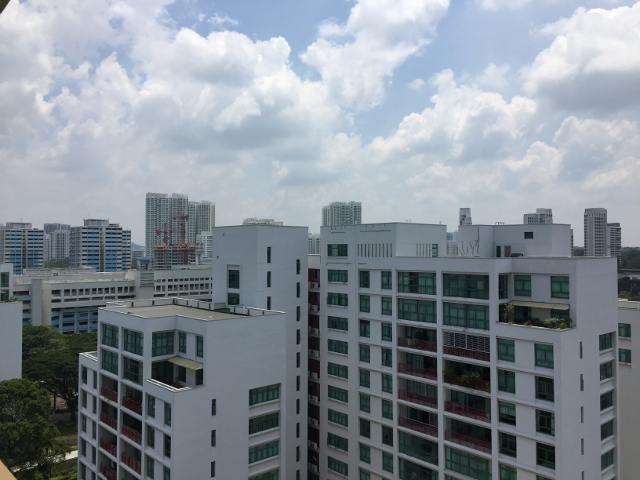
#> input picture data/yard/im01.jpg, 640 x 480 px, found by its file name
$ jupyter execute --allow-errors 02_sift_vs_orb.ipynb
#> lines starting #> are read from the running program, lines starting #| are printed output that depends on the picture
### src/features.py
"""
features.py — SIFT 特征提取与匹配
===================================
用 OpenCV 的 SIFT 替代原项目的外部 C 可执行文件 (siftWin32)。
匹配策略升级：FLANN + Lowe's ratio test，比原项目的简单最近邻更稳健。

原 MATLAB 对应：
  sift.m, find_all_matches.m, showkeys.m, showdescriptor.m

改进：
  - cv2.SIFT_create() 替代 tmp.pgm → siftWin32 → tmp.key 的管道
  - FLANN (Fast Library for Approximate Nearest Neighbors) 替代暴力匹配
  - Lowe's ratio test 过滤错误匹配（原项目没做）
  - 返回命名元组，而非松散数组
"""

import cv2
import numpy as np
from typing import List, Tuple, Optional, NamedTuple


# ---------------------------------------------------------------------------
# 数据结构
# ---------------------------------------------------------------------------

class SIFTResult(NamedTuple):
    """SIFT 提取结果"""
    keypoints: List[cv2.KeyPoint]   # 关键点列表（OpenCV KeyPoint 对象）
    descriptors: np.ndarray          # 描述子矩阵，shape (N, 128)，dtype=float32
    image: np.ndarray                # 灰度图像


class MatchResult(NamedTuple):
    """特征匹配结果"""
    src_pts: np.ndarray    # 源图像匹配点坐标，shape (M, 2)
    dst_pts: np.ndarray    # 目标图像匹配点坐标，shape (M, 2)
    good_matches: list     # OpenCV DMatch 列表（ratio test 通过的）
    all_matches: list      # 全部匹配（未过滤）


# ---------------------------------------------------------------------------
# SIFT 特征提取
# ---------------------------------------------------------------------------

# [46 lines left out: function extract_sift, not called in this run]


# ---------------------------------------------------------------------------
# 特征匹配
# ---------------------------------------------------------------------------

def match_features(desc1: np.ndarray, desc2: np.ndarray,
                   ratio_thresh: float = 0.75,
                   cross_check: bool = True) -> MatchResult:
    """
    FLANN 特征匹配 + Lowe's ratio test。

    原 MATLAB find_all_matches.m 的做法：
      1. 对 im2 的每个描述子，在 im1 中找最近邻
      2. 保证一对一匹配（冲突时保留距离更近的）
    没有 ratio test，这意味着大量错误匹配会混进来。

    这里的改进：
      1. FLANN 索引 → 对每个描述子找 2 个最近邻
      2. Lowe's ratio test: d1/d2 < ratio_thresh 才保留
      3. 可选双向匹配（cross-check）

    Parameters
    ----------
    desc1, desc2 : np.ndarray
        描述子矩阵，每行一个 128 维向量
    ratio_thresh : float
        Lowe's ratio: 第一近邻距离 / 第二近邻距离 的阈值
        0.75 是 SIFT 原论文推荐值
    cross_check : bool
        是否做双向匹配验证

    Returns
    -------
    MatchResult
        .src_pts, .dst_pts : 匹配点坐标（需要调用者填入实际坐标）
        .good_matches       : FLANN 匹配结果
        .all_matches        : ratio test 前的全部匹配
    """
    # 描述子需要是 float32
    desc1 = np.float32(desc1)
    desc2 = np.float32(desc2)

    # FLANN 参数（针对 SIFT 描述子优化）
    FLANN_INDEX_KDTREE = 1
    index_params = dict(algorithm=FLANN_INDEX_KDTREE, trees=5)
    search_params = dict(checks=50)

    flann = cv2.FlannBasedMatcher(index_params, search_params)

    # 对每个描述子找 2 个最近邻
    matches_raw = flann.knnMatch(desc1, desc2, k=2)

    # Lowe's ratio test
    good_matches = []
    for m, n in matches_raw:
        if m.distance < ratio_thresh * n.distance:
            good_matches.append(m)

    # 双向匹配验证
    if cross_check:
        matches_rev = flann.knnMatch(desc2, desc1, k=2)
        good_rev = []
        for m, n in matches_rev:
            if m.distance < ratio_thresh * n.distance:
                good_rev.append(m)

        # 只保留双向都匹配的点对
        rev_map = {m.trainIdx: m.queryIdx for m in good_rev}
        good_matches = [m for m in good_matches
                        if m.queryIdx in rev_map
                        and rev_map[m.queryIdx] == m.trainIdx]

    # 展平为一维列表
    all_raw = [m for m, n in matches_raw]

    return MatchResult(
        src_pts=np.array([]),
        dst_pts=np.array([]),
        good_matches=good_matches,
        all_matches=all_raw
    )


# [117 lines left out: functions match_images, draw_keypoints, draw_matches, not called in this run]

### src/ransac.py
"""
ransac.py — RANSAC 鲁棒单应性估计
====================================
用 RANSAC 从含噪匹配点中估计最优单应性矩阵。

原 MATLAB 对应：
  RANSAC_find_inliers.m

改进：
  - 自适应迭代次数：根据当前 inlier 比例动态计算所需迭代数，而非固定 3000 次
  - 提前收敛：当找到足够多 inliers（>= 总匹配数的 80%）时立即退出
  - 用 Hartley 归一化 DLT 替代裸 DLT，数值稳定性更好
"""

import numpy as np
from typing import Tuple, Optional
from .homography import compute_homography, reprojection_error


def find_homography_ransac(
    src_pts: np.ndarray,
    dst_pts: np.ndarray,
    threshold: float = 5.0,
    max_iters: int = 3000,
    confidence: float = 0.99,
    min_samples: int = 4,
    early_stop_ratio: float = 0.8,
    normalize: bool = True
) -> Tuple[np.ndarray, np.ndarray, dict]:
    """
    用 RANSAC 找到最佳单应性矩阵。

    原 MATLAB 做法：
      - 固定迭代 3000 次
      - 每轮随机选 5 对点（n=5）
      - 重投影误差 < 5 像素算 inlier
      - 保留 inlier 最多的 H

    这里的改进：
      1. 自适应迭代次数：N = log(1-p) / log(1-w^k)，其中 w 是 inlier 比例
      2. 提前收敛：inlier 占比 >= early_stop_ratio 时立即返回
      3. 使用 Hartley 归一化 DLT（提升数值稳定）
      4. 返回诊断信息（迭代次数、inlier 比例、平均误差）

    Parameters
    ----------
    src_pts, dst_pts : np.ndarray, shape (N, 2)
        匹配点坐标
    threshold : float
        inlier 判定阈值（像素），默认 5.0
    max_iters : int
        最大迭代次数上限，默认 3000
    confidence : float
        期望置信度，用于自适应计算迭代数
    min_samples : int
        每轮采样点数，4 是 DLT 的理论下限
    early_stop_ratio : float
        inlier 占比超过此值则提前终止
    normalize : bool
        是否使用 Hartley 归一化

    Returns
    -------
    H : np.ndarray, shape (3, 3)
        最优单应性矩阵
    inlier_mask : np.ndarray, shape (N,), dtype=bool
        标记哪些点是 inlier
    info : dict
        诊断信息：{'n_iters', 'n_inliers', 'inlier_ratio', 'mean_error'}
    """
    n_pts = len(src_pts)
    if n_pts < min_samples:
        raise ValueError(f"Need at least {min_samples} point pairs, got {n_pts}")

    best_H = None
    best_inliers = np.array([], dtype=bool)
    best_count = 0

    n_iters = 0
    target_iters = max_iters  # 自适应迭代数，初始为上限

    for n_iters in range(1, max_iters + 1):
        # -------- 随机采样 --------
        indices = np.random.choice(n_pts, size=min_samples, replace=False)
        sample_src = src_pts[indices]
        sample_dst = dst_pts[indices]

        # -------- 估计 H --------
        try:
            H = compute_homography(sample_src, sample_dst, normalize=normalize)
        except np.linalg.LinAlgError:
            continue  # 退化配置，跳过

        # -------- 计算 inliers --------
        errors = reprojection_error(H, src_pts, dst_pts)
        inliers = errors < threshold
        count = np.sum(inliers)

        # -------- 更新最优 --------
        if count > best_count:
            best_count = count
            best_H = H
            best_inliers = inliers

            # 自适应更新迭代次数
            w = best_count / n_pts                     # inlier 比例
            w = max(w, 1e-6)
            k = min_samples
            target_iters = int(
                np.log(1 - confidence) / np.log(1 - w**k)
            )
            target_iters = min(target_iters, max_iters)

        # -------- 提前终止 --------
        if best_count / n_pts >= early_stop_ratio:
            break

        if n_iters >= target_iters:
            break

    # -------- 用所有 inlier 重新精炼 H --------
    if best_H is not None and best_count >= min_samples:
        best_H = compute_homography(
            src_pts[best_inliers], dst_pts[best_inliers],
            normalize=normalize
        )

    info = {
        'n_iters': n_iters,
        'n_inliers': best_count,
        'inlier_ratio': best_count / n_pts if n_pts > 0 else 0,
        'mean_error': float(np.mean(
            reprojection_error(best_H, src_pts[best_inliers], dst_pts[best_inliers])
        )) if best_count > 0 else float('inf'),
    }

    return best_H, best_inliers, info

### src/homography.py
"""
homography.py — 单应性矩阵计算
===============================
DLT (Direct Linear Transform) + SVD，与原 MATLAB get_Homography.m 数学框架一致。

原 MATLAB 对应：
  get_Homography.m, Homography.m

改进：
  - 可选归一化 DLT（Hartley normalization），提升数值稳定性
  - 返回 H 矩阵同时附带重投影误差，方便调试
  - 支持 cv2.warpPerspective 直接使用（无需 projective2d 封装）
"""

import numpy as np
from typing import Tuple, Optional


def compute_homography(src_pts: np.ndarray, dst_pts: np.ndarray,
                       normalize: bool = True) -> np.ndarray:
    """
    用 DLT (Direct Linear Transform) 计算单应性矩阵。

    对 n 对对应点 (x₁,y₁) → (x₂,y₂)，满足 x₂ = H·x₁（齐次坐标）。
    每对点贡献两个方程，堆叠为 A·h = 0，用 SVD 求解。

    原 MATLAB get_Homography.m:
        A = [...];           % 逐对构建 Ah=0 的系数矩阵
        [~,~,V] = svd(A);    % SVD 分解
        H = V(:,end);         % 最小奇异值对应解
        H = reshape(H,[3,3]);

    这里的数学完全一致，但加入了可选的坐标归一化来提升精度。

    Parameters
    ----------
    src_pts : np.ndarray, shape (N, 2)
        源图像中的点坐标
    dst_pts : np.ndarray, shape (N, 2)
        目标图像中的点坐标
    normalize : bool
        是否做 Hartley 归一化（推荐开启，数值更稳）

    Returns
    -------
    H : np.ndarray, shape (3, 3)
        单应性矩阵，使得 dst_pt_h = H @ src_pt_h
    """
    assert len(src_pts) >= 4, "Need at least 4 point pairs"
    assert src_pts.shape == dst_pts.shape

    n = len(src_pts)
    x1, y1 = src_pts[:, 0], src_pts[:, 1]
    x2, y2 = dst_pts[:, 0], dst_pts[:, 1]

    # ---------------------------------------------------------------
    # Hartley 归一化：将点坐标缩放和平移到均值为 0、平均距离 √2
    # 这能显著提升 DLT 在有限精度下的数值稳定性
    # ---------------------------------------------------------------
    if normalize:
        # 源点归一化
        mean1 = np.mean(src_pts, axis=0)
        std1 = np.mean(np.sqrt((x1 - mean1[0])**2 + (y1 - mean1[1])**2))
        s1 = np.sqrt(2) / std1
        T1 = np.array([[s1, 0, -s1 * mean1[0]],
                       [0, s1, -s1 * mean1[1]],
                       [0, 0, 1]])

        # 目标点归一化
        mean2 = np.mean(dst_pts, axis=0)
        std2 = np.mean(np.sqrt((x2 - mean2[0])**2 + (y2 - mean2[1])**2))
        s2 = np.sqrt(2) / std2
        T2 = np.array([[s2, 0, -s2 * mean2[0]],
                       [0, s2, -s2 * mean2[1]],
                       [0, 0, 1]])

        # 归一化坐标
        src_norm = (T1 @ np.vstack([x1, y1, np.ones(n)])).T[:, :2]
        dst_norm = (T2 @ np.vstack([x2, y2, np.ones(n)])).T[:, :2]
        x1, y1 = src_norm[:, 0], src_norm[:, 1]
        x2, y2 = dst_norm[:, 0], dst_norm[:, 1]

    # ---------------------------------------------------------------
    # 构建系数矩阵 A，每对点两行
    #
    # [x₁  y₁  1   0   0   0  -x₁x₂  -y₁x₂  -x₂]
    # [ 0   0   0  x₁  y₁  1  -x₁y₂  -y₁y₂  -y₂]
    # ---------------------------------------------------------------
    A = np.zeros((2 * n, 9))
    for i in range(n):
        A[2 * i]     = [x1[i], y1[i], 1, 0, 0, 0,
                         -x1[i] * x2[i], -y1[i] * x2[i], -x2[i]]
        A[2 * i + 1] = [0, 0, 0, x1[i], y1[i], 1,
                         -x1[i] * y2[i], -y1[i] * y2[i], -y2[i]]

    # SVD 分解，最小奇异值对应的右奇异向量即解
    _, _, Vt = np.linalg.svd(A)
    h = Vt[-1]           # Vt 最后一行 = V 最后一列
    H_norm = h.reshape(3, 3)

    # ---------------------------------------------------------------
    # 反归一化
    # ---------------------------------------------------------------
    if normalize:
        H_norm = np.linalg.inv(T2) @ H_norm @ T1

    # 归一化使得 H[2,2] = 1
    if abs(H_norm[2, 2]) > 1e-8:
        H_norm = H_norm / H_norm[2, 2]

    return H_norm


def reprojection_error(H: np.ndarray, src_pts: np.ndarray,
                       dst_pts: np.ndarray) -> np.ndarray:
    """
    计算每对点的重投影误差（欧氏距离）。

    Parameters
    ----------
    H : np.ndarray, shape (3, 3)
    src_pts, dst_pts : np.ndarray, shape (N, 2)

    Returns
    -------
    errors : np.ndarray, shape (N,)
        每对点的欧氏距离误差
    """
    n = len(src_pts)
    src_h = np.hstack([src_pts, np.ones((n, 1))])          # (N, 3)
    proj = (H @ src_h.T).T                                 # (N, 3)
    proj = proj[:, :2] / proj[:, 2:3]                      # 齐次 → 非齐次
    errors = np.sqrt(np.sum((proj - dst_pts) ** 2, axis=1))
    return errors


# [4 lines left out: function mean_reprojection_error, not called in this run]

### notebooks/02_sift_vs_orb.ipynb
# SIFT vs ORB: Feature Detector Comparison for Image Stitching

This notebook compares two feature extraction algorithms on the same stitching task:

- **SIFT** (Scale-Invariant Feature Transform) — scale + rotation invariant, patented, slower
- **ORB** (Oriented FAST and Rotated BRIEF) — rotation invariant only, open-source, faster

**Why this matters:** The choice of feature detector directly impacts matching quality,
RANSAC convergence speed, and final stitching accuracy. Understanding the trade-off is
essential engineering knowledge.

[cell 1]
import sys, os, time
sys.path.insert(0, os.path.join(os.getcwd(), 'src'))

import cv2
import numpy as np
import matplotlib.pyplot as plt
from matplotlib import rcParams

from src.features import extract_sift, match_features, draw_matches, draw_keypoints
from src.homography import compute_homography, mean_reprojection_error

rcParams['figure.dpi'] = 120
rcParams['font.size'] = 12
print('✅ Imports OK')

## 1. Load Test Images

[cell 2]
data_dir = os.path.join(os.getcwd(), 'data', 'yard')
img1 = cv2.imread(os.path.join(data_dir, 'im01.jpg'))
#> img1 is the input picture: shape (480, 640, 3); mean B, G, R 148.8, 140.9, 132.5
img2 = cv2.imread(os.path.join(data_dir, 'im02.jpg'))
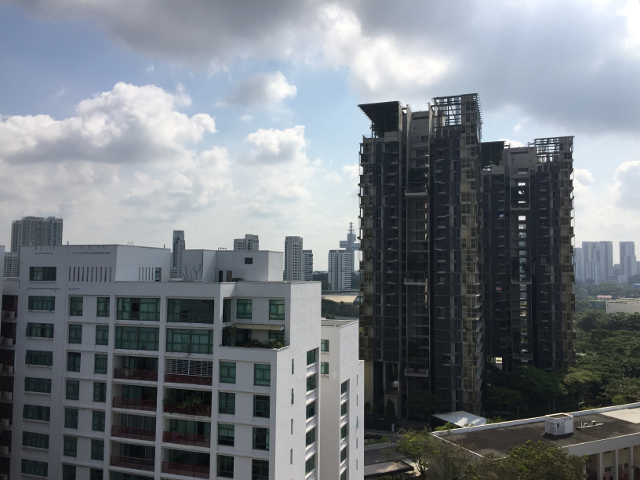
#> input picture data/yard/im02.jpg, 640 x 480 px, found by its file name
#> img2 is the input picture: shape (480, 640, 3); mean B, G, R 130.5, 124.4, 118.6

fig, axes = plt.subplots(1, 2, figsize=(12, 5))
axes[0].imshow(cv2.cvtColor(img1, cv2.COLOR_BGR2RGB))
axes[0].set_title('Image 1', fontsize=14)
axes[0].axis('off')
axes[1].imshow(cv2.cvtColor(img2, cv2.COLOR_BGR2RGB))
axes[1].set_title('Image 2', fontsize=14)
axes[1].axis('off')
plt.show()
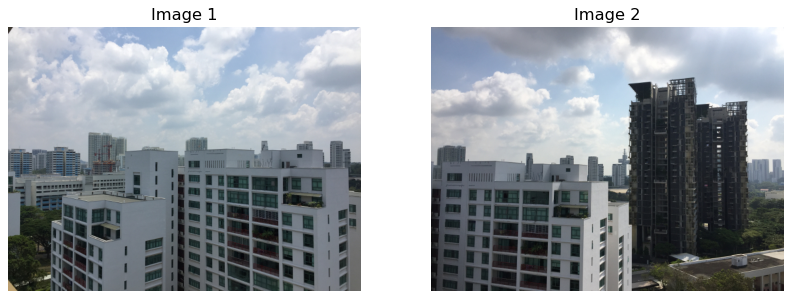
#> figure drawn by matplotlib, 2 panels

## 2. Extract Features: SIFT vs ORB

[cell 3]
gray1 = cv2.cvtColor(img1, cv2.COLOR_BGR2GRAY)
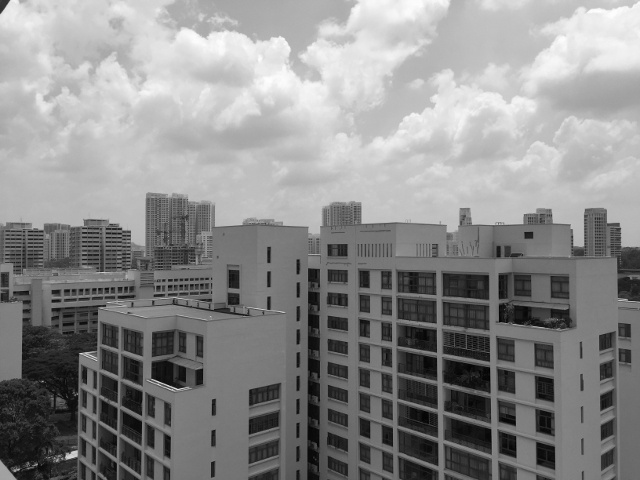
#> gray1: shape (480, 640); min 0, max 254, mean 139.3
gray2 = cv2.cvtColor(img2, cv2.COLOR_BGR2GRAY)
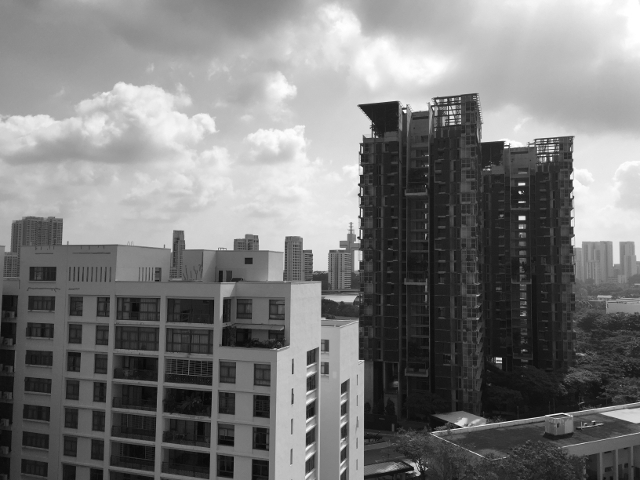
#> gray2: shape (480, 640); min 5, max 255, mean 123.4

# --- SIFT ---
t0 = time.time()
sift = cv2.SIFT_create()
kp1_sift, desc1_sift = sift.detectAndCompute(gray1, None)
#> kp1_sift = 1602 keypoints; strongest (x, y, size): (69, 456, 5), (545, 422, 13.4), (545, 388, 14.2), (508, 445, 12.2)
kp2_sift, desc2_sift = sift.detectAndCompute(gray2, None)
#> kp2_sift = 1225 keypoints; strongest (x, y, size): (522, 218, 3.8), (520, 192, 1.8), (405, 111, 2.1), (523, 184, 2.1)
t_sift = time.time() - t0

# --- ORB ---
t0 = time.time()
orb = cv2.ORB_create(nfeatures=2000)
kp1_orb, desc1_orb = orb.detectAndCompute(gray1, None)
#> kp1_orb = 2000 keypoints; strongest (x, y, size): (128, 235, 31), (79, 355, 31), (80, 353, 31), (130, 232, 31)
kp2_orb, desc2_orb = orb.detectAndCompute(gray2, None)
#> kp2_orb = 2000 keypoints; strongest (x, y, size): (506, 143, 31), (520, 217, 44.6), (359, 237, 31), (404, 111, 31)
t_orb = time.time() - t0

print(f"{'':>8} {'Keypoints 1':>12} {'Keypoints 2':>12} {'Time':>10}")
print(f"{'SIFT':>8} {len(kp1_sift):>12} {len(kp2_sift):>12} {t_sift:>9.3f}s")
#|     SIFT         1602         1225     0.241s
print(f"{'ORB':>8} {len(kp1_orb):>12} {len(kp2_orb):>12} {t_orb:>9.3f}s")
#|      ORB         2000         2000     0.017s
print(f"\nSpeedup: {t_sift/t_orb:.1f}× (ORB faster)")

## 3. Visualize Keypoint Distributions

[cell 4]
fig, axes = plt.subplots(2, 2, figsize=(14, 10))

# SIFT keypoints
vis_s1 = cv2.drawKeypoints(gray1, kp1_sift[:500], None,
                           color=(0,255,255),
                           flags=cv2.DRAW_MATCHES_FLAGS_DRAW_RICH_KEYPOINTS)
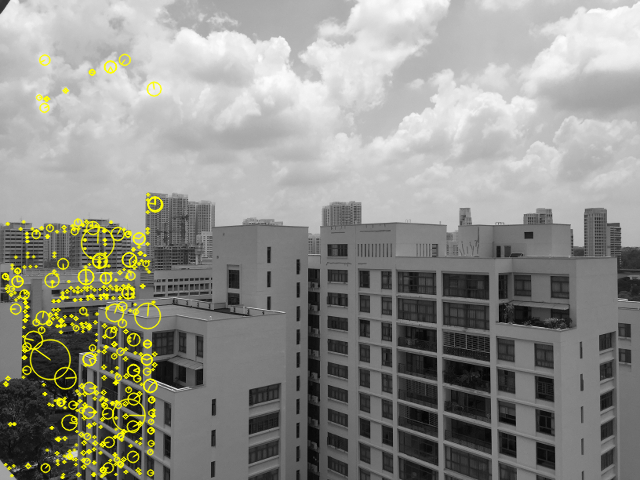
#> vis_s1: shape (480, 640, 3); mean of channels 0, 1, 2 137.2, 143.5, 143.5; drawn as B, G, R
vis_s2 = cv2.drawKeypoints(gray2, kp2_sift[:500], None,
                           color=(0,255,255),
                           flags=cv2.DRAW_MATCHES_FLAGS_DRAW_RICH_KEYPOINTS)
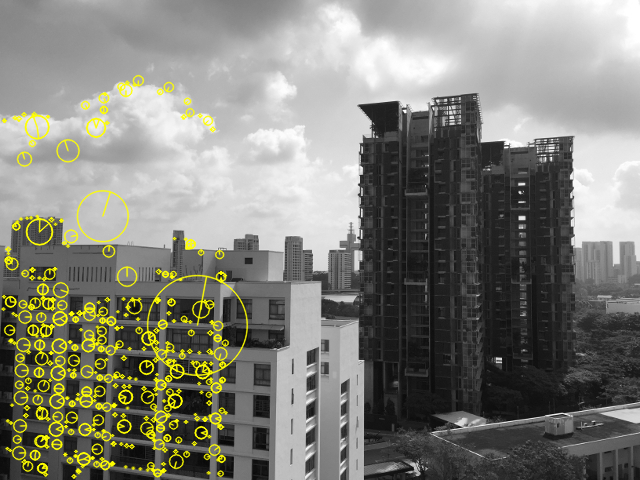
#> vis_s2: shape (480, 640, 3); mean of channels 0, 1, 2 120.6, 129.6, 129.6; drawn as B, G, R

axes[0,0].imshow(vis_s1)
axes[0,0].set_title(f'SIFT: {len(kp1_sift)} keypoints (img 1)', fontsize=13)
axes[0,0].axis('off')
axes[0,1].imshow(vis_s2)
axes[0,1].set_title(f'SIFT: {len(kp2_sift)} keypoints (img 2)', fontsize=13)
axes[0,1].axis('off')

# ORB keypoints
vis_o1 = cv2.drawKeypoints(gray1, kp1_orb[:500], None,
                           color=(0,255,0),
                           flags=cv2.DRAW_MATCHES_FLAGS_DRAW_RICH_KEYPOINTS)
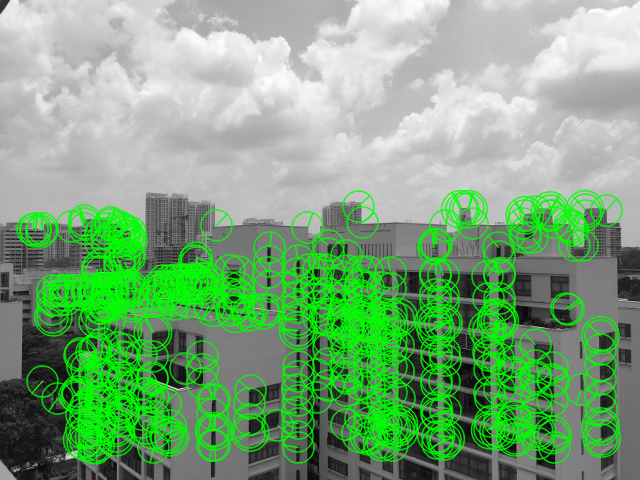
#> vis_o1: shape (480, 640, 3); mean of channels 0, 1, 2 123.7, 166.1, 123.7; drawn as B, G, R
vis_o2 = cv2.drawKeypoints(gray2, kp2_orb[:500], None,
                           color=(0,255,0),
                           flags=cv2.DRAW_MATCHES_FLAGS_DRAW_RICH_KEYPOINTS)
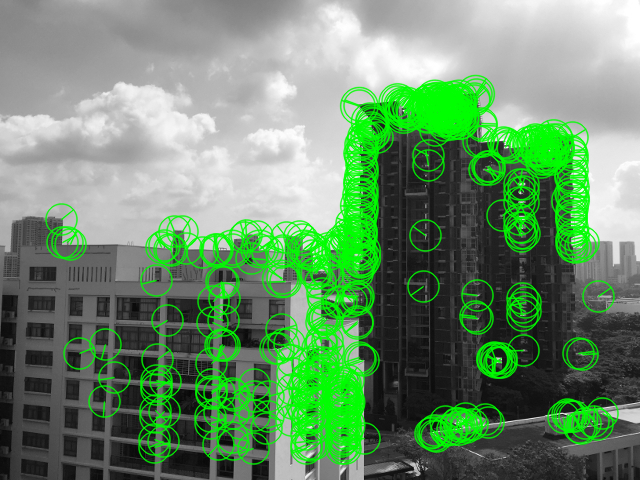
#> vis_o2: shape (480, 640, 3); mean of channels 0, 1, 2 107, 142.7, 107; drawn as B, G, R

axes[1,0].imshow(vis_o1)
axes[1,0].set_title(f'ORB: {len(kp1_orb)} keypoints (img 1)', fontsize=13)
axes[1,0].axis('off')
axes[1,1].imshow(vis_o2)
axes[1,1].set_title(f'ORB: {len(kp2_orb)} keypoints (img 2)', fontsize=13)
axes[1,1].axis('off')

plt.suptitle('Keypoint Distribution: SIFT (top) vs ORB (bottom)',
             fontsize=15, fontweight='bold', y=1.02)
plt.tight_layout()
plt.show()
#> (the rest of the program and of its run is left out)
